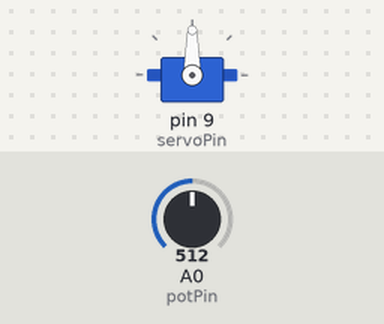
The sketch below on a simulated Arduino Uno, built with avr-gcc and run on an emulated ATmega328P. Shown: servo. The inputs (shaded band) are chosen by the test bench; at power-on: A0 (potPin) = 512.

Above: at 1.2 s.
1.3 s: A0 (potPin) set to 716
At 1.9 s:
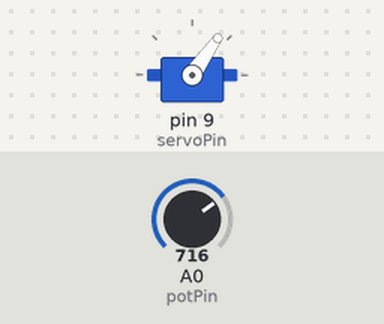
2.8 s: A0 (potPin) set to 900
At 4.0 s:
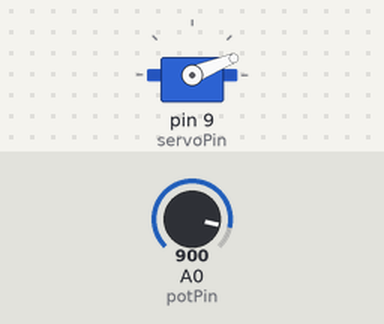
4.3 s: A0 (potPin) set to 1023
At 5.4 s:
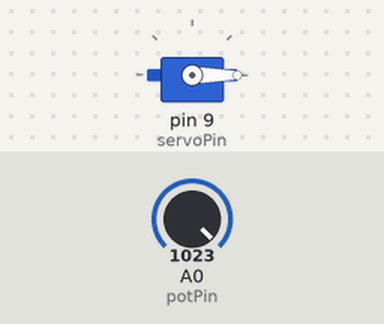
5.8 s: A0 (potPin) set to 306
At 6.5 s:
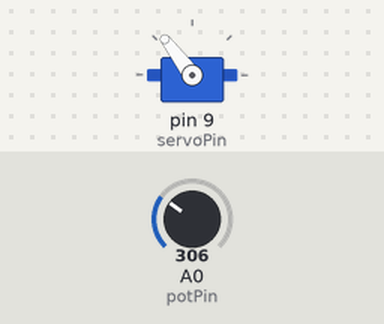
7.3 s: A0 (potPin) set to 122
At 7.6 s:
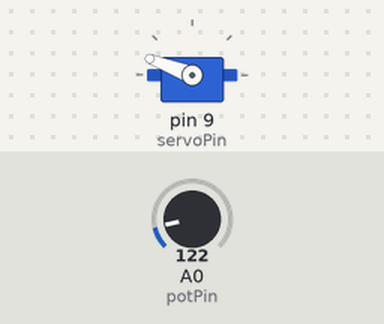
Timing chart, 0 to 9.8 s (numbered marks = the images above; inputs shaded):
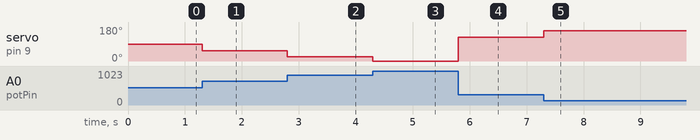

Measured:
- after the input at 1.3 s, servo on pin 9 (servoPin): 90° → 55° at once
- after the input at 2.8 s, servo on pin 9 (servoPin): 55° → 22° at once
- after the input at 4.3 s, servo on pin 9 (servoPin): 22° → 0° at once
- after the input at 5.8 s, servo on pin 9 (servoPin): 0° → 127° at once
- after the input at 7.3 s, servo on pin 9 (servoPin): 127° → 159° at once

The sketch:

servo.ino
```cpp
#include<Servo.h>

Servo myServo;
int servoPin = 9;
int potPin = A0;

void setup() {
  // put your setup code here, to run once:
  Serial.begin(115200);
  myServo.attach(servoPin);
}

void loop() {
  // put your main code here, to run repeatedly:
  int rotationVal = map(analogRead(potPin), 0, 1023, 0, 180);
  myServo.write(180 - rotationVal);
}
```
